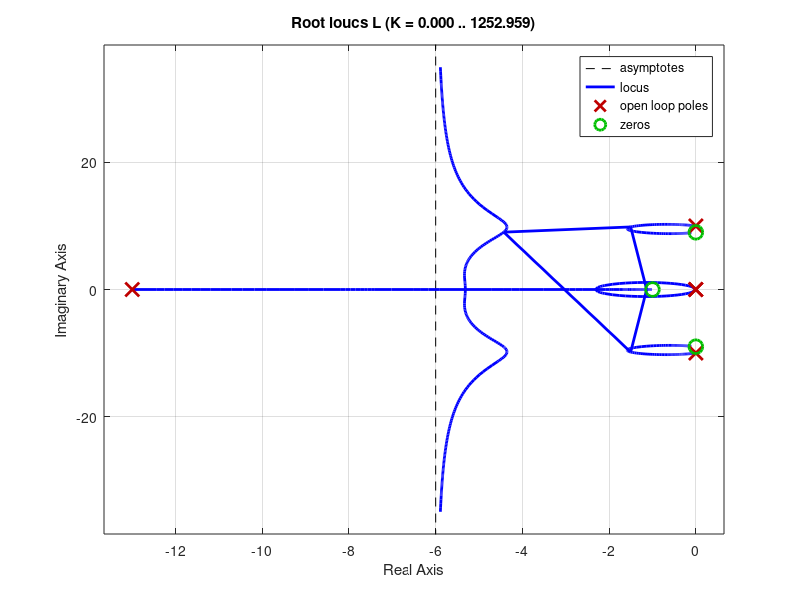

This chart was generated by the following MATLAB code: (Note: this script raises an error after producing the figure.)
s = tf('s');

P = (s^2 + 81)/(s^2 * (s^2 + 100));
C = (s+1)/(s+13);

sys = P*C/(1+ P*C);
L = P*C;

rlocus(L)

%%
s = tf('s');
C = kp + ki/s + (kd*s)/(1+s*Tf);
% or 
C = tf(kp) + tf(ki, [1 0]) + tf([kd*s, 1+kd*S]) + tf([kd 0], [Tf 1]);

%%
% 37 is the manual steady state output value
stepinfo(DoutModel.data, DoutModel.time, 37, RiseTimeLimits=[0.1, 0.9], SettlingTimeThreshold=0.05)

CTinfo = stepinfo(DoutCT.data, DoutCT.time, 7);
DTinfo = stepinfo(DoutDT.data, DoutDT.time, 7);

CTrise = CTinfo.RiseTime;
CTsettle = CTinfo.SettlingTime;
CTovershoot = CTinfo.Overshoot;

DTrise = DTinfo.RiseTime;
DTsettle = DTinfo.SettlingTime;
DTovershoot = DTinfo.Overshoot;

%%
lsim
% used to simulate system response to arbitrary input

%% The Quiz

s = tf('s');
G = 8/((s+2)*(s+1)^2);

[Gm, Pm, Wcp, Wcg] = margin(G);

%%
s = tf('s');
L = 10/((s+1)*(s^2+4*s+5));
margins = allmargin(L);

%%
A = [
    -18.4456   4.2263  -2.2830   0.2260   0.4220  -0.0951;
    -4.0977  -6.0706   5.6825  -0.6966  -1.2246   0.2873;
    1.4449   1.4336  -2.6477   0.6092   0.8979  -0.2300;
    -0.0093   0.2302  -0.5002  -0.1764  -6.3152   0.1350;
    -0.0464  -0.3489   0.7238   6.3117  -0.6886   0.3645;
    -0.0602  -0.2361   0.2300   0.0915  -0.3214  -0.2087
    ];

B = [
    -0.2748    3.1463;
    -0.0501   -9.3737;
    -0.1550    7.4296;
    0.0716   -4.9176;
    -0.0814  -10.2648;
    0.0244   13.7943
    ];

C = [
    0.5971  -0.7697   4.8850   4.8608  -9.8177  -8.8610;
    3.1013   9.3422  -5.6000  -0.7490   2.9974  10.5719
    ];

D = [
    0  0;
    0  0
    ];

% -ve real eigs to be internally stable
A_eigs = eig(A);

q6_sys = ss(A, B, C, D);
q6_poles = pole(q6_sys);

% Getting L for estimator
desired_eigs = [-5-5*i -5+5*i -2-2*i -2+2*i -20 -30];
L = place(A', C', desired_eigs)';

desired_eigs2 = [-2.5-2.5*i -2.5+2.5*i -1-i -1+i -10 -15];
K = place(A, B, desired_eigs2);

kr = -inv(C*inv(A-B*K)*B);
kr_full = inv(D-(C-D*K)*inv(A-B*K)*B);

%%

s = tf('s');
w5L = ((s^2+81)/(s^2*(s^2+100))) * ((s+1)/(s+13));
rlocus(w5L)
grid on;
%%
sys = tf([1 1 81 81],[1 13 100 1300 0 0]);
rlocus(sys);
grid on;

%%
A = [0 -4; 1 0];
B = [1; 0];
C = [2 3];
D = 1;
eigs = [-1-i -1+i];
K = place(A, B, eigs);

kr = inv(D-(C-D*K)*inv(A-B*K)*B);

sys = tf([1], [1, 2, 1]); % Create a transfer function
step(sys);                 % Plot step response

%%

A = [1 1; -1 1];
B = [1; 0];
C = [1 1];
D = zeros(size(C, 1), size(B, 2));

m = ss(A, B, C, D);
[num, den] = ss2tf(A, B, C, D);

%%
A = [0 1; -4 0];
B = [1; 2];
C = [1 0];
D = 0;

esteigs = [-1-i, -1+i];
L = place(A', C', esteigs)';

despoles = [-0.5 -1];
K = place(A, B, despoles);

%%

A = [2 1; 1 0];
B = [1; 0];
C = [1 0];

despoles = [-2-i -2+i];
K = place(A, B, despoles);

deseigs = [-2-i -2+i];
L = place(A', C', deseigs)';

sys = 3/((s+1)^3);
[Gm, Pm, Wcp, Wcg] = margin(sys);
margin(sys)

%%

s = tf('s');
G = 8/((s+2)*(s+1)^2);
nyquist(G);

%%

L = 30/((s+1)*(s+2)*(s+4));
Gre = 1/(1+L);

bodeplot(Gre);

%%
A = [0 1; 2 -1];
B = [0; 1];
C = [1 0];
D = 0;

Keigs = [-2+2*i -2-2*i];
K = place(A, B, Keigs);

kr = -inv(C*inv(A-B*K)*B);

det(s*eye(2)-(A-[L1; L2]*C))
